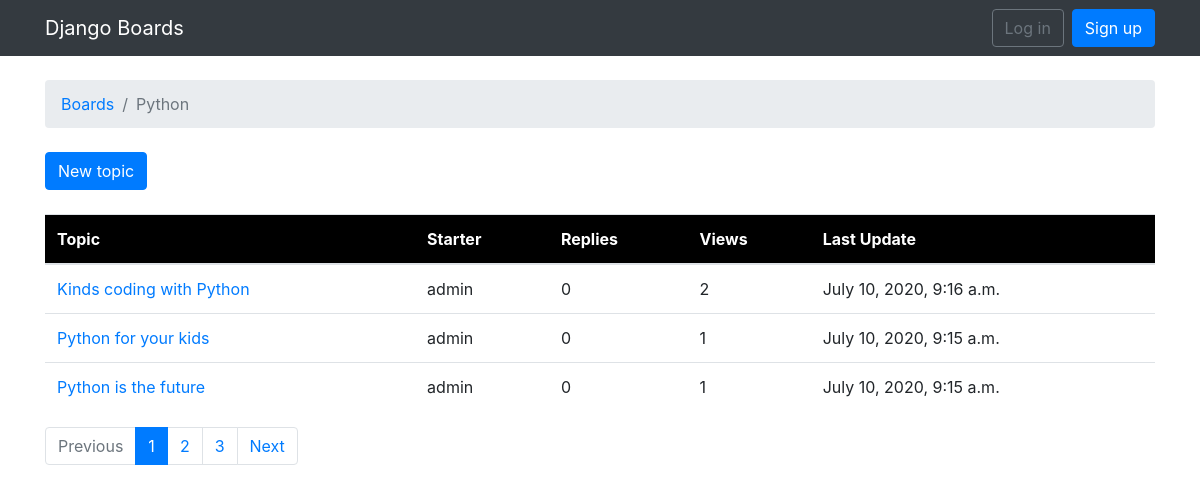
The page /boards/2/ on the database as committed earlier.
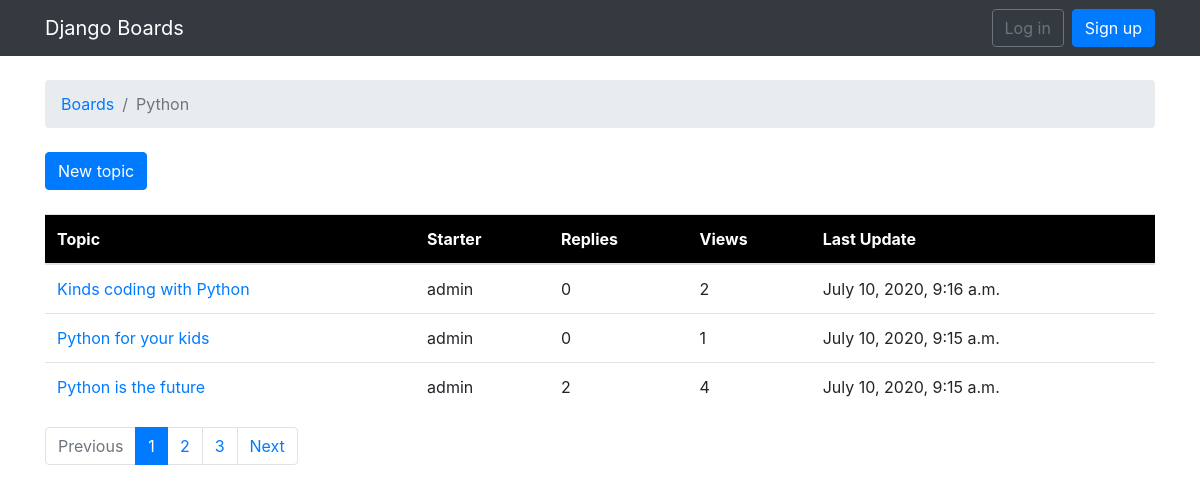
The same page on the database as committed later.
### boards/models.py (models this page shows, shortened)
class Topic(models.Model):
    subject 	 = models.CharField(max_length=255)
    last_updated = models.DateTimeField(auto_now_add=True)
    board 		 = models.ForeignKey(Board, related_name='topics', on_delete=models.CASCADE)
    starter 	 = models.ForeignKey(User, related_name='topics', on_delete=models.CASCADE)
    views        = models.PositiveIntegerField(default=0)  # <- here

### boards/views.py (the view)
# urls.py: url(r'^boards/(?P<pk>\d+)/$', views.TopicListView.as_view(), name='board_topics'),
class TopicListView(ListView):
    model = Topic
    context_object_name = 'topics'
    template_name = 'topics.html'
    paginate_by = 3
    def get_context_data(self, **kwargs):
        kwargs['board'] = self.board
        return super().get_context_data(**kwargs)
    def get_queryset(self):
        self.board = get_object_or_404(Board, pk=self.kwargs.get('pk'))
        queryset = self.board.topics.order_by('-last_updated').annotate(replies=Count('posts') - 1)
        return queryset

### templates/topics.html (shortened to what this page needs)
{% extends 'base.html' %}
{% block breadcrumb %}
  <li class="breadcrumb-item"><a href="{% url 'home' %}">Boards</a></li>
  <li class="breadcrumb-item active">{{ board.name }}</li>
{% endblock %}
{% block content %}
  <div class="mb-4">
    <a href="{% url 'new_topic' board.pk %}" class="btn btn-primary">New topic</a>
  </div>
  <table class="table">
    <thead class="thead-inverse" style="background:black">
      <tr>
        <th style="color:white;">Topic</th>
        <th style="color:white;">Starter</th>
        <th style="color:white;">Replies</th>
        <th style="color:white;">Views</th>
        <th style="color:white;">Last Update</th>
      </tr>
    </thead>
    <tbody>
      {% for topic in topics %}
        <tr>
          <td><a href="{% url 'topic_posts' board.pk topic.pk %}">{{ topic.subject }}</a></td>
          <td>{{ topic.starter.username }}</td>
          <td>{{ topic.replies }}</td>
          <td>{{ topic.views }}</td>
          <td>{{ topic.last_updated }}</td>
        </tr>
      {% endfor %}
    </tbody>
  </table>
  {% include 'includes/pagination.html' %}
{% endblock %}

Rows that differ between the two databases and show on the page:
changed Topic "Python is the future": replies "0" → "2"; views "1" → "4"
